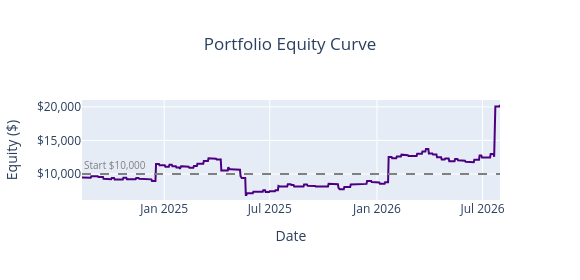

The notebook cell this image was saved under:
### Markdown cell above
### Equity Curve

### Code cell
report.plot_equity()

### Figure 1 — Plotly figure (JSON) as saved in the notebook; plotly's stock layout.template omitted (floating-point values rounded to 4 significant figures; data arrays with more than 128 entries replaced by an {"elided": "..."} marker saying what was removed)
{"data": [{"hovertemplate": "Date: %{x|%Y-%m-%d}<br>Equity: $%{y:,.0f}<extra></extra>", "line": {"color": "indigo", "width": 2}, "mode": "lines", "name": "Equity", "type": "scatter", "x": {"elided": "718 str values"}, "y": {"elided": "718 float values"}}], "layout": {"annotations": [{"font": {"color": "gray", "size": 10}, "showarrow": false, "text": "Start $10,000", "x": 0, "xanchor": "left", "xref": "x domain", "y": 10000, "yanchor": "bottom", "yref": "y"}], "height": 280, "shapes": [{"line": {"color": "gray", "dash": "dash"}, "type": "line", "x0": 0, "x1": 1, "xref": "x domain", "y0": 10000, "y1": 10000, "yref": "y"}], "title": {"text": "Portfolio Equity Curve", "x": 0.5}, "width": 580, "xaxis": {"title": {"text": "Date"}}, "yaxis": {"tickformat": "$,.0f", "title": {"text": "Equity ($)"}, "zeroline": false}}}
